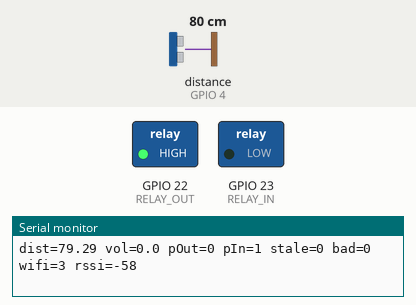
Simulated run of this program. Board: ESP32. Parts: switched loads named in the program (green lamp = pin HIGH), the last lines printed to the serial monitor. Wiring (inferred from the names in the program): ultrasonic range finder: trigger GPIO 5; echo GPIO 4. The inputs (shaded band) are chosen by the test bench; at power-on: distance to the obstacle (sensor on GPIO 4) 80 cm. The echo pulse lasts 58.3 µs per cm; WiFi joins after 1.5 s; servers stay silent unless stated; pins used as bus, display or sensor lines are not drawn.

Above: at 2.7 s.
2.8 s: distance to the obstacle (sensor on GPIO 4) set to 13 cm
4.7 s: distance to the obstacle (sensor on GPIO 4) set to 10 cm
At 5.7 s:
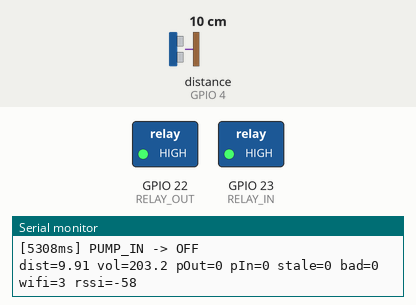
6.8 s: distance to the obstacle (sensor on GPIO 4) set to 18 cm
At 8.7 s:
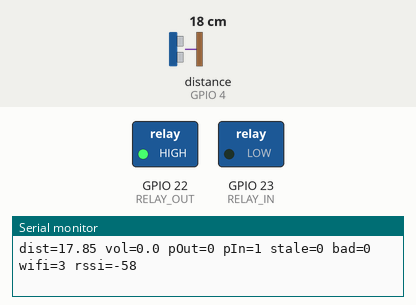
9.0 s: distance to the obstacle (sensor on GPIO 4) set to 4 cm
At 10.5 s:
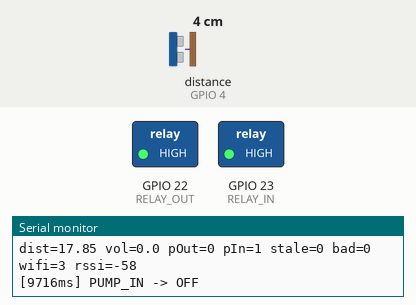
Timing chart, 0 to 12.0 s (numbered marks = the images above; inputs shaded):
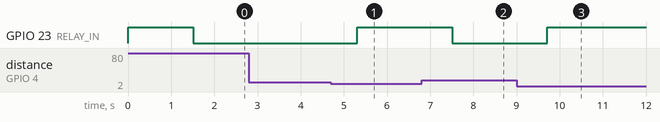

Measured:
- the behaviour switches between 12 and 11 cm on distance to the obstacle (sensor on GPIO 4) (found by bisection; images 0 and 1)
- after the input at 4.7 s, GPIO 23 (RELAY_IN): LOW → HIGH after 0.61 s
- after the input at 6.8 s, GPIO 23 (RELAY_IN): HIGH → LOW after 0.71 s
- after the input at 9.0 s, GPIO 23 (RELAY_IN): LOW → HIGH after 0.72 s

The program:

main.cpp
```cpp
#include <Arduino.h>
#include <ArduinoJson.h>
#include <WebSocketsServer.h>
#include <WiFi.h>

// ── Chân kết nối ─────────────────────────────────────────────
#define TRIG      5
#define ECHO      4
#define RELAY_OUT 22   // Bơm ra
#define RELAY_IN  23   // Bơm vào

const char* WIFI_SSID = "37 Ngo Van So";
const char* WIFI_PASS = "987654321";

// ── Cấu hình hệ thống ────────────────────────────────────────
const float MAX_VOL    = 1000.0f;
const float CAL_CM_LO  =  9.01f;  // trung bình (11.95, 6.07)
const float CAL_ML_LO  = 230.0f;  // trung bình (150, 310)
const float CAL_CM_HI  =  4.97f;  // trung bình (6.07, 3.86)
const float CAL_ML_HI  = 350.0f;  // trung bình (310, 390)

float autoInOnMl  = 150.0f;   // Bơm vào khi vol dưới mức này
float autoOutOnMl = 400.0f;   // Bơm ra khi vol trên mức này
const float VALID_CM_MIN = 2.0f;
const float VALID_CM_MAX = 300.0f;
const unsigned long SENSOR_STALE_MS = 3000;
const unsigned long SENSOR_FAILSAFE_STOP_MS = 15000;
const float FALLBACK_ML_PER_SEC = 40.0f;

// ── Trạng thái ───────────────────────────────────────────────
bool  isManual  = false;
bool  pumpOut   = false;
bool  pumpIn    = false;
float distCm    = -1.0f;
float volMl     = -1.0f;
unsigned long lastGoodSampleMs = 0;
uint16_t badSampleStreak = 0;

void applyFallbackVolume(unsigned long dtMs) {
  if (volMl < 0) return;
  float delta = FALLBACK_ML_PER_SEC * (dtMs / 1000.0f);
  if (pumpOut && !pumpIn) {
    volMl = constrain(volMl - delta, 0.0f, MAX_VOL);
  } else if (pumpIn && !pumpOut) {
    volMl = constrain(volMl + delta, 0.0f, MAX_VOL);
  }
}

// ── Median filter (7 mẫu) ────────────────────────────────────
#define WIN_SIZE 7
float  win[WIN_SIZE];
uint8_t winCount = 0;
uint8_t winIdx   = 0;

void pushSample(float cm) {
  win[winIdx] = cm;
  winIdx = (winIdx + 1) % WIN_SIZE;
  if (winCount < WIN_SIZE) winCount++;
}

float median() {
  if (winCount == 0) return -1.0f;
  float tmp[WIN_SIZE];
  memcpy(tmp, win, winCount * sizeof(float));
  // Insertion sort
  for (uint8_t i = 1; i < winCount; i++) {
    float key = tmp[i];
    int8_t j = i - 1;
    while (j >= 0 && tmp[j] > key) { tmp[j+1] = tmp[j]; j--; }
    tmp[j+1] = key;
  }
  return tmp[winCount / 2];
}

// ── Đọc cảm biến HC-SR04 ─────────────────────────────────────
float readCm() {
  digitalWrite(TRIG, LOW);  delayMicroseconds(3);
  digitalWrite(TRIG, HIGH); delayMicroseconds(10);
  digitalWrite(TRIG, LOW);
  long dur = pulseIn(ECHO, HIGH, 30000);
  return (dur == 0) ? -1.0f : dur * 0.034f / 2.0f;
}

float cmToMl(float cm) {
  if (cm <= 0) return -1.0f;
  float slope = (CAL_ML_HI - CAL_ML_LO) / (CAL_CM_HI - CAL_CM_LO);
  float ml = CAL_ML_LO + (cm - CAL_CM_LO) * slope;
  return constrain(ml, 0.0f, MAX_VOL);
}

// ── Relay ─────────────────────────────────────────────────────
void setPump(uint8_t pin, bool &state, bool on, const char* name) {
  if (state == on) return;
  state = on;
  digitalWrite(pin, on ? LOW : HIGH);  // Relay kích mức LOW
  Serial.printf("[%lums] %s -> %s\n", millis(), name, on ? "ON" : "OFF");
}

// ── WebSocket & JSON ──────────────────────────────────────────
WebSocketsServer ws(81);

String makeJson() {
  JsonDocument doc;
  doc["type"]     = "state";
  doc["mode"]     = isManual ? "MANUAL" : "AUTO";
  doc["distance"] = distCm;
  doc["volumeMl"] = volMl;
  doc["pumpOut"]  = pumpOut;
  doc["pumpIn"]   = pumpIn;
  doc["uptime"]   = millis() / 1000;
  JsonObject cfg  = doc["config"].to<JsonObject>();
  cfg["maxVolumeMl"]  = MAX_VOL;
  cfg["autoInOnMl"]   = autoInOnMl;
  cfg["autoOutOnMl"]  = autoOutOnMl;
  String s; serializeJson(doc, s); return s;
}

void broadcast()    { String s = makeJson(); ws.broadcastTXT(s); }
void sendTo(uint8_t c) { String s = makeJson(); ws.sendTXT(c, s); }

void ack(uint8_t c, const char* msg, bool ok) {
  JsonDocument doc;
  doc["type"] = "ack"; doc["ok"] = ok; doc["message"] = msg;
  String s; serializeJson(doc, s); ws.sendTXT(c, s);
}

// ── Logic AUTO ────────────────────────────────────────────────
void autoControl() {
  if (volMl < 0) {
    setPump(RELAY_OUT, pumpOut, false, "PUMP_OUT");
    setPump(RELAY_IN,  pumpIn,  false, "PUMP_IN");
    return;
  }
  if (volMl >= MAX_VOL)           setPump(RELAY_IN,  pumpIn,  false, "PUMP_IN");
  if (volMl < autoInOnMl)       { setPump(RELAY_OUT, pumpOut, false, "PUMP_OUT");
                                   setPump(RELAY_IN,  pumpIn,  true,  "PUMP_IN");  return; }
  if (volMl > autoOutOnMl)      { setPump(RELAY_IN,  pumpIn,  false, "PUMP_IN");
                                   setPump(RELAY_OUT, pumpOut, true,  "PUMP_OUT"); return; }
  if (pumpIn  && volMl >= autoInOnMl  + 20) setPump(RELAY_IN,  pumpIn,  false, "PUMP_IN");
  if (pumpOut && volMl <= autoOutOnMl - 20) setPump(RELAY_OUT, pumpOut, false, "PUMP_OUT");
}

// ── Xử lý lệnh WebSocket ──────────────────────────────────────
void handleMsg(uint8_t c, const char* payload, size_t len) {
  JsonDocument doc;
  if (deserializeJson(doc, payload, len)) { ack(c, "JSON error", false); return; }
  const char* type = doc["type"] | "";

  if (strcmp(type, "request_state") == 0) { sendTo(c); return; }

  if (strcmp(type, "control") == 0) {
    const char* mode = doc["mode"] | "";
    if (strcmp(mode, "AUTO")   == 0) isManual = false;
    if (strcmp(mode, "MANUAL") == 0) isManual = true;

    String ackMsg = "Control OK";
    if (strcmp(mode, "AUTO") == 0) ackMsg = "Che do AUTO OK";
    if (strcmp(mode, "MANUAL") == 0) ackMsg = "Che do MANUAL OK";

    if (isManual) {
      if (doc["pumpOut"].is<bool>()) {
        bool wantOut = doc["pumpOut"].as<bool>();
        setPump(RELAY_OUT, pumpOut, wantOut, "PUMP_OUT");
        ackMsg = wantOut ? "Bom ra ON OK" : "Bom ra OFF OK";
      }
      if (doc["pumpIn"] .is<bool>()) {
        bool want = doc["pumpIn"].as<bool>();
        if (want && volMl >= MAX_VOL) { ack(c, "Blocked: tank full", false); }
        else {
          setPump(RELAY_IN, pumpIn, want, "PUMP_IN");
          ackMsg = want ? "Bom vao ON OK" : "Bom vao OFF OK";
        }
      }
    }
    // Không cho 2 bơm chạy cùng lúc
    if (pumpIn && pumpOut) setPump(RELAY_OUT, pumpOut, false, "PUMP_OUT");

    ack(c, ackMsg.c_str(), true);
    broadcast();
    return;
  }

  if (strcmp(type, "config") == 0) {
    JsonObject cfg = doc["config"].as<JsonObject>();
    if (cfg["autoInOnMl"] .is<float>()) autoInOnMl  = cfg["autoInOnMl"] .as<float>();
    if (cfg["autoOutOnMl"].is<float>()) autoOutOnMl = cfg["autoOutOnMl"].as<float>();
    autoInOnMl  = constrain(autoInOnMl,  1.0f, MAX_VOL - 31);
    autoOutOnMl = constrain(autoOutOnMl, autoInOnMl + 30, MAX_VOL - 1);
    ack(c, "Config OK", true);
    broadcast();
    return;
  }

  ack(c, "Unknown", false);
}

void onWsEvent(uint8_t c, WStype_t t, uint8_t* payload, size_t len) {
  if (t == WStype_CONNECTED)    { sendTo(c); }
  if (t == WStype_TEXT)         { handleMsg(c, (const char*)payload, len); }
}

// ── WiFi ──────────────────────────────────────────────────────
void connectWiFi() {
  WiFi.mode(WIFI_STA);
  WiFi.setSleep(false);
  WiFi.begin(WIFI_SSID, WIFI_PASS);
  Serial.print("Connecting WiFi");
  for (int i = 0; i < 40 && WiFi.status() != WL_CONNECTED; i++) {
    delay(500); Serial.print('.');
  }
  Serial.println(WiFi.status() == WL_CONNECTED ? "\nOK: " + WiFi.localIP().toString() : "\nTimeout");
}

// ── Setup / Loop ──────────────────────────────────────────────
void setup() {
  Serial.begin(115200);
  pinMode(TRIG, OUTPUT); pinMode(ECHO, INPUT);
  pinMode(RELAY_OUT, OUTPUT); digitalWrite(RELAY_OUT, HIGH);
  pinMode(RELAY_IN,  OUTPUT); digitalWrite(RELAY_IN,  HIGH);
  connectWiFi();
  ws.begin();
  // Tạm tắt heartbeat server-side vì có thể gây close định kỳ với browser client.
  // Trạng thái sống của kết nối sẽ do phía client tự reconnect.
  ws.onEvent(onWsEvent);
  Serial.println("WebSocket :81 ready");
}

void loop() {
  ws.loop();

  // Reconnect WiFi nếu mất
  static unsigned long wifiLostSince = 0;
  static unsigned long lastWifiRetry = 0;
  if (WiFi.status() == WL_CONNECTED) {
    wifiLostSince = 0;
  } else {
    if (wifiLostSince == 0) wifiLostSince = millis();
    // Chỉ reconnect khi mất WiFi đủ lâu để tránh tự làm rớt WS vì nhiễu thoáng qua.
    if (millis() - wifiLostSince > 10000 && millis() - lastWifiRetry > 15000) {
      lastWifiRetry = millis();
      Serial.println("WiFi lost >10s, retrying...");
      WiFi.reconnect();
      if (WiFi.status() != WL_CONNECTED) WiFi.begin(WIFI_SSID, WIFI_PASS);
    }
  }

  static unsigned long lastBroadcast = 0;
  if (WiFi.status() == WL_CONNECTED && millis() - lastBroadcast >= 1000) {
    lastBroadcast = millis();
    broadcast();
  }

  // Đọc cảm biến mỗi 200ms → lọc median → gửi WS ngay
  static unsigned long lastSensor = 0;
  unsigned long now = millis();
  if (now - lastSensor >= 200) {
    unsigned long dtMs = (lastSensor == 0) ? 200 : (now - lastSensor);
    lastSensor = now;

    float raw = readCm();
    bool isValid = (raw >= VALID_CM_MIN && raw <= VALID_CM_MAX);
    if (isValid) {
      pushSample(raw);
      distCm = median();
      volMl  = cmToMl(distCm);
      lastGoodSampleMs = now;
      badSampleStreak = 0;
    } else {
      badSampleStreak++;
      // Chỉ neo về median 1 lần khi vừa bước vào chuỗi lỗi.
      // Nếu reset mỗi vòng thì fallback sẽ không tích lũy được.
      if (badSampleStreak == 1 && winCount > 0) {
        distCm = median();
        volMl = cmToMl(distCm);
      }
      // Fallback khi cảm biến nhiễu: nội suy thể tích theo trạng thái bơm.
      applyFallbackVolume(dtMs);
    }

    bool sensorStale = (lastGoodSampleMs > 0) && (now - lastGoodSampleMs > SENSOR_STALE_MS);
    bool sensorTooLongNoData = (lastGoodSampleMs > 0) && (now - lastGoodSampleMs > SENSOR_FAILSAFE_STOP_MS);
    if (!isManual && sensorTooLongNoData && (pumpIn || pumpOut)) {
      setPump(RELAY_IN,  pumpIn,  false, "PUMP_IN");
      setPump(RELAY_OUT, pumpOut, false, "PUMP_OUT");
      Serial.printf("[SAFE] Sensor no valid sample %lums, stop pumps (bad=%u)\n", now - lastGoodSampleMs, badSampleStreak);
    }

    // Bảo vệ: không bơm vào khi đầy
    if (volMl >= MAX_VOL) setPump(RELAY_IN, pumpIn, false, "PUMP_IN");

    if (!isManual) autoControl();

    static unsigned long lastDiag = 0;
    if (now - lastDiag >= 1000) {
      lastDiag = now;
      Serial.printf("dist=%.2f vol=%.1f pOut=%d pIn=%d stale=%d bad=%u wifi=%d rssi=%d\n", distCm, volMl, pumpOut, pumpIn, sensorStale ? 1 : 0, badSampleStreak, WiFi.status(), WiFi.RSSI());
    }
  }
}
```
